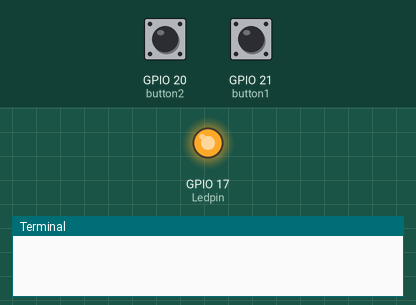
Recording of a program running on a simulated Raspberry Pi (BCM pin numbers). On the bench: output pins drawn as LEDs (lit = HIGH), the last lines printed to the terminal. Inputs (shaded band) come from the test bench; at power-on: GPIO 21 (button1) HIGH, GPIO 20 (button2) HIGH.

Above: at 1.2 s.
1.3 s: GPIO 21 (button1) pulled LOW for 0.15 s
At 2.5 s:
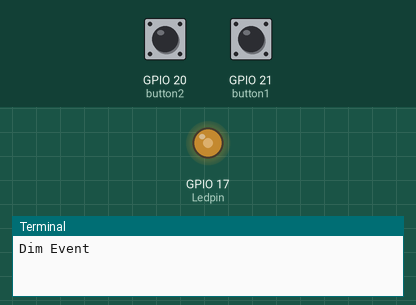
3.0 s: GPIO 21 (button1) pulled LOW for 1 s
At 4.5 s:
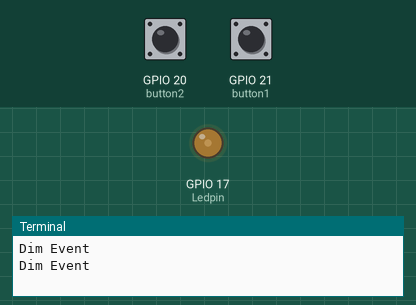
5.5 s: GPIO 20 (button2) pulled LOW for 0.15 s
At 6.9 s:
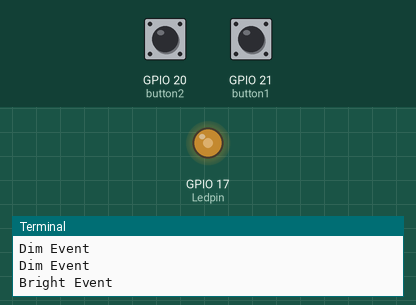
7.2 s: GPIO 20 (button2) pulled LOW for 1 s
At 8.9 s:
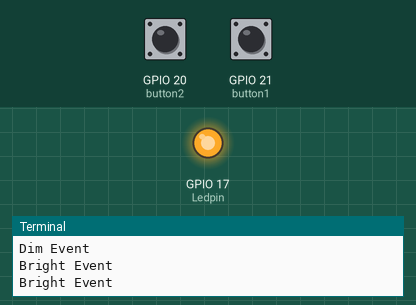
9.7 s: GPIO 21 (button1) pulled LOW for 3.2 s
At 13.7 s:
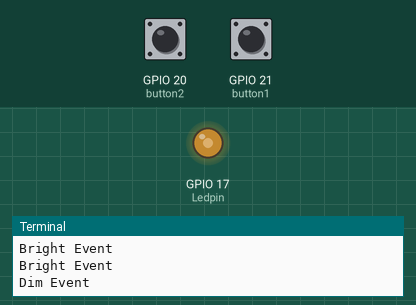
Timing chart, 0 to 15.2 s (numbered marks = the images above; inputs shaded):
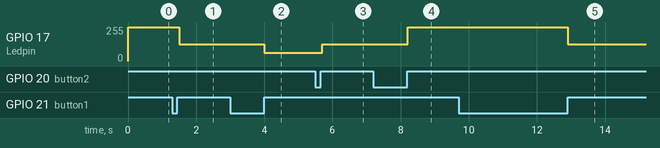

Measured:
- after the input at 1.3 s, GPIO 17 (Ledpin): 252/255 → 125/255 after 0.20 s
- after the input at 3.0 s, GPIO 17 (Ledpin): 125/255 → 61/255 after 1.0 s
- after the input at 5.5 s, GPIO 17 (Ledpin): 61/255 → 125/255 after 0.20 s
- after the input at 7.2 s, GPIO 17 (Ledpin): 125/255 → 252/255 after 1.0 s
- after the input at 9.7 s, GPIO 17 (Ledpin): 252/255 → 125/255 after 3.2 s

The program:

10_DimLed_TwoButton.py
```python
import RPi.GPIO as GPIO
from time import sleep
delay=0.1
button1=21
button2=20

button1_state=1
button1_state_old=1

button2_state=1
button2_state_old=1

Ledpin=17
DutyCycle=99
Freq=1000
GPIO.setmode(GPIO.BCM)
GPIO.setup(button1,GPIO.IN,pull_up_down=GPIO.PUD_UP)
GPIO.setup(button2,GPIO.IN,pull_up_down=GPIO.PUD_UP)
GPIO.setup(Ledpin,GPIO.OUT)

myPWM=GPIO.PWM(Ledpin,Freq)
myPWM.start(DutyCycle)
try:
	while True:
		button1_state=GPIO.input(button1)
		button2_state=GPIO.input(button2)

		if button1_state_old==0 and button1_state==1:
			#DutyCycle=DutyCycle-10
			DutyCycle=DutyCycle/2
			print('Dim Event')

		if button2_state_old==0 and button2_state==1:
			#DutyCycle=DutyCycle+10
			DutyCycle=DutyCycle*2
			print('Bright Event')

		if DutyCycle >99:
			DutyCycle=99
		if DutyCycle <0:
			DutyCycle=0

		#myPWM.ChangeDutyCycle(DutyCycle)
		myPWM.ChangeDutyCycle(int(DutyCycle))
		button1_state_old=button1_state
		button2_state_old=button2_state
		sleep(delay)
except KeyboardInterrupt:
	myPWM.stop()
	GPIO.cleanup()
	print('GPIO GOOD TO GO ')
```
